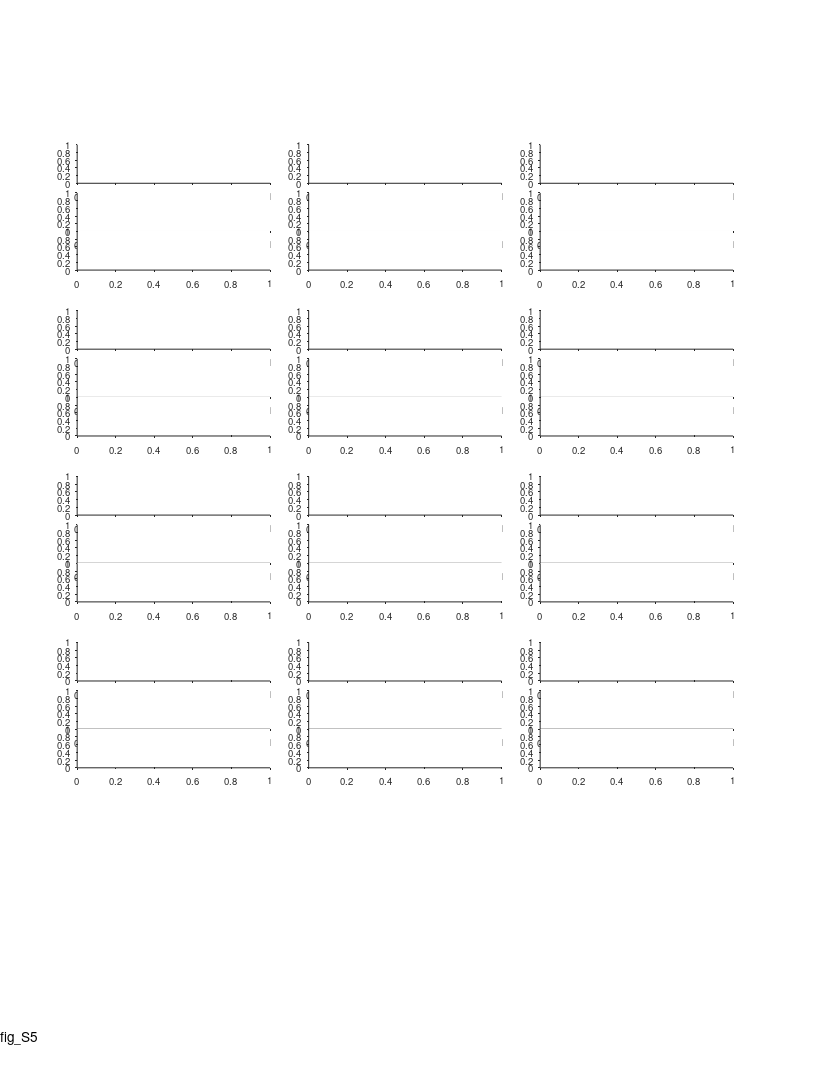

This figure's MATLAB source: (Note: this script raises an error after producing the figure.)
%% Large Scale - Fig. S6 - many FR maps examples

%%
clear 
clc
close all
clearvars -except grp data

%% params

order_feature = 'largest'; % our choice
% order_feature = 'mean';
% order_feature = 'median';
% order_feature = 'ratio';

% grp_type = 'mod';
grp_type = 'div';

grp = -13;

%% define output files
res_dir = 'L:\paper_figures';
mkdir(res_dir)
fig_name_str = 'fig_S5';
fig_caption_str = 'many FR map examples';
log_name_str = [fig_name_str '_log_file' '.txt'];
log_name_str = strrep(log_name_str , ':', '-');
log_name_str = strrep(log_name_str , ' ', '_');
log_name_out = fullfile(res_dir, log_name_str);

%% open log file
diary off
diary(log_name_out)
diary on
disp('Log file');
disp(['created: ', datestr(clock)]);
disp('======================================================');
disp([fig_name_str ': ' fig_caption_str]);
disp('======================================================');
disp('');

%% create figure
% =========================================================================
% figure_size_cm = [21.0 29.7]; % ~A4
figure_size_cm = [21.6 27.9]; % ~US letter
figure ;
% Some WYSIWYG options:
set(gcf,'DefaultAxesFontSize',7);
set(gcf,'DefaultAxesFontName','helvetica');
set(gcf,'DefaultAxesUnits','centimeters');
set(gcf,'PaperType','usletter')
% set(gcf,'PaperType','<custom>');
set(gcf,'PaperUnits','centimeters','PaperPosition',[0 0 figure_size_cm]);
set(gcf,'PaperOrientation','portrait');
set(gcf,'Units','centimeters','Position',get(gcf,'paperPosition')+[0 0 0 0]); % position on screen...
set(gcf, 'Renderer', 'painters');
set(groot, 'defaultAxesTickDir', 'out');
set(groot, 'defaultAxesTickDirMode', 'manual');
annotation('textbox', [0.5 1 0 0], 'String',fig_name_str, 'HorizontalAlignment','center','Interpreter','none', 'FitBoxToText','on');
pause(0.2); % workaround to solve matlab automatically changing the axes positions...

% create panels
% create panels
panel_size_raster = [5 1];
panel_size_FR_map = [5 1];
panel_pos = [2 8];
clear panels
for ii=1:3
    for jj=1:4
        offset_x = (ii-1)*6;
        offset_y = (jj-1)*4.3;
        offset = panel_pos + [offset_x offset_y];
        panels(ii,jj,1) = axes('position', [offset+[0 2.25] panel_size_FR_map]);
        panels(ii,jj,2) = axes('position', [offset+[0 1   ] panel_size_raster]);
        panels(ii,jj,3) = axes('position', [offset+[0 0   ] panel_size_raster]);
    end
end
panels = panels(:,end:-1:1,:);
panels = reshape(panels,[12 3]);
n_examples = 12;

%% load data
if ~exist('data','var')
    data = load('L:\processed_data_structs\cells_with_FE.mat');
end

%% arrange data
cells = data.cells;
signif = cat(1,cells.signif);
signif = arrayfun(@(x)(x.TF),signif);
signif = any(signif,2);
cells = cells(signif);

for ii_cell = 1:length(cells)
    cells(ii_cell).cell_num = cells(ii_cell).details.cell_num;
    cells(ii_cell).largest = cells(ii_cell).stats.all.field_largest;
    cells(ii_cell).smallest = cells(ii_cell).stats.all.field_smallest;
    cells(ii_cell).mean = cells(ii_cell).stats.all.field_size_mean;
    cells(ii_cell).median = cells(ii_cell).stats.all.field_size_mean;
    cells(ii_cell).ratio = cells(ii_cell).stats.all.field_ratio_LS;
    cells(ii_cell).nfields = cells(ii_cell).stats.all.field_num;
    if cells(ii_cell).nfields == 1
        cells(ii_cell).largest = cells(ii_cell).mean;
        cells(ii_cell).smallest = cells(ii_cell).mean;
        cells(ii_cell).ratio = 1;
    end
end

switch order_feature
    case 'mean'
        order_feature_values = [cells.mean];
    case 'median'
        order_feature_values = [cells.median];
    case 'largest'
        order_feature_values = [cells.largest];
    case 'ratio'
        order_feature_values = [cells.ratio];
end
% sort
[order_feature_values,sort_IX] = sort(order_feature_values);
cells = cells(sort_IX);
order_feature_IX = 1:length(cells);
n_grps = ceil(length(cells) / n_examples);
switch grp_type
    case 'mod'
        grps = mod(order_feature_IX,n_grps);
    case 'div'
        grps = ceil(order_feature_IX./n_examples);
end
[cells.grp] = disperse(grps);
[cells.order_feature_IX] = disperse(order_feature_IX);
[cells.order_feature_value] = disperse(order_feature_values);
[cells.order_feature_prc] = disperse(100 * order_feature_IX / length(cells));

%% choices with nachum
% Cells selected together with Tamir (order according to mean field size: large  small):
% YES:  67, 85, 631, 582, 684, 162, 486, 58, 645, 
% YES-MAYBE: 72, 335, 658
% MAYBE:  323 (zoom on 1-m field), 578


%% choose 
Tamir_options = [478 52 85 527 578 514 623 684 66 645 298 178 113 486 447 285 462 274 67 231 694 582 72 682 631 658 188 176 474 323];
Tamir_options = sort(Tamir_options);
Nachum_Tamir_options_1 = [67, 85, 631, 582, 684, 162, 486, 58, 645, 72, 335, 658]; % 1 
Nachum_Tamir_options_2 = [67, 85, 631, 582, 684, 162, 486, 58, 645, 323, 578, 658]; % 2 - after Liora saw the examples
switch grp
    case -1
        IX = ismember([cells.cell_num], Tamir_options(1:9) );
        [cells(IX).grp] = disperse(repelem(grp,sum(IX)));
    case -2
        IX = ismember([cells.cell_num], Tamir_options(10:18) );
        [cells(IX).grp] = disperse(repelem(grp,sum(IX)));
    case -3
        IX = ismember([cells.cell_num], Tamir_options(19:27) );
        [cells(IX).grp] = disperse(repelem(grp,sum(IX)));
    case -4
        IX = ismember([cells.cell_num], Tamir_options(28:30) );
        [cells(IX).grp] = disperse(repelem(grp,sum(IX)));
    case -11
        IX = ismember([cells.cell_num], Nachum_Tamir_options_1(1:9) );
        [cells(IX).grp] = disperse(repelem(grp,sum(IX)));
    case -12
        IX = ismember([cells.cell_num], Nachum_Tamir_options_1(1:12) );
        [cells(IX).grp] = disperse(repelem(grp,sum(IX)));
    case -13
        IX = ismember([cells.cell_num], Nachum_Tamir_options_2(1:12) );
        [cells(IX).grp] = disperse(repelem(grp,sum(IX)));
end

cell_examples = cells([cells.grp] == grp);
cell_examples = flip(cell_examples);

%% make sure none of the chosen examples are from fig 2
fig_2_cell_examples = [433;  56;  51; 609; 419; 477;  57; 628; 337];
if grp<0
    fig_supp_cell_examples = [cell_examples.cell_num];
    is_duplicate = ismember(fig_supp_cell_examples, fig_2_cell_examples);
    if any(is_duplicate)
        duplicate_cell_num = fig_supp_cell_examples(is_duplicate)
        error('Same neuron as in Fig 2!!!!');
    end
    fig_supp_cell_examples
end

%% plot
prm = PARAMS_GetAll();
for ii_cell = 1:length(cell_examples)
    %%
    cell = cell_examples(ii_cell);
    c = prm.graphics.colors.flight_directions;
    
    % map
    axes(panels(ii_cell, 1));
    cla
    hold on
    maps=[cell.FR_map.all];
    x = maps(1).bin_centers;
    y = cat(1,maps.PSTH);
    m = round(max(y(:)));
    ylimits = [0 m+1];
    % low-speed area
    area_lowerval = ylimits(1) - 0.23*range(ylimits);
    area_upperval = ylimits(1) - 1e-2*range(ylimits);
    area([4 prm.fields.valid_speed_pos(1)]    , repelem(area_upperval,2), area_lowerval, 'FaceColor',0.7*[1 1 1],'EdgeColor','none','ShowBaseLine','off','Clipping','off');
    area([  prm.fields.valid_speed_pos(2) 194], repelem(area_upperval,2), area_lowerval, 'FaceColor',0.7*[1 1 1],'EdgeColor','none','ShowBaseLine','off','Clipping','off');
    h=plot(x,y);
    [h.Color] = disperse(c);
    box off
    hax=gca;
    hax.TickDir = 'out';
    hax.XTick = [];
    hax.YTick = [0 m];
    hax.YLim = ylimits;
    hax.XLim = [0 200];
    hax.YRuler.TickLabelGapOffset = -1;
    
    % fields (same axis)
    dir_offsets = [-0.1 -0.17]+0.015;
    for ii_dir=1:2
        fields = cell.fields{ii_dir};
        if isfield(fields,'in_low_speed_area')
            fields([fields.in_low_speed_area])=[];
        end
        for ii_field = 1:length(fields)
            
            [xaf,yaf] = ds2nfu(fields(ii_field).edges_prc, repelem(dir_offsets(ii_dir)*range(hax.YLim),2));
            annotation('line',xaf,yaf,'Linewidth', 2, 'Color', c{ii_dir});
        end
    end

    % cell details
    switch grp
        case -12
            cell_stats_str_pos_x = [0.63 0.45 0.20 0.59 0.40 0.38 0.35 0.45 0.35 0.65 0.20 0.55];
            cell_stats_str_pos_y = [1.28 1.15 1.15 1.35 1.15 1.15 1.15 1.15 1.15 1.15 1.15 1.15];
        case -13
            cell_stats_str_pos_x = [0.65    0.63 0.24 0.40 0.85 0.88 0.45 0.35 0.65   0.85   0.75 0.55];
            cell_stats_str_pos_y = [1.30    1.28 1.10 1.15 1.15 1.15 1.15 1.15 1.15   1.15   1.30 1.15];
    end
    cell_stats_str = {  sprintf('max=%.1fm', cell.stats.all.field_largest);...
                        sprintf('min=%.1fm', cell.stats.all.field_smallest);...
                        sprintf('ratio=%.1f', cell.stats.all.field_ratio_LS);...
                     };
    text(cell_stats_str_pos_x(ii_cell), cell_stats_str_pos_y(ii_cell)-0*0.23, cell_stats_str{1},...
        'Units','normalized','HorizontalAlignment','center','VerticalAlignment','Top','FontSize',6);
    text(cell_stats_str_pos_x(ii_cell), cell_stats_str_pos_y(ii_cell)-1*0.23, cell_stats_str{2},...
        'Units','normalized','HorizontalAlignment','center','VerticalAlignment','Top','FontSize',6);
    text(cell_stats_str_pos_x(ii_cell), cell_stats_str_pos_y(ii_cell)-2*0.23, cell_stats_str{3},...
        'Units','normalized','HorizontalAlignment','center','VerticalAlignment','Top','FontSize',6);
    text(0,1.25,sprintf('Cell %d',9+ii_cell),'FontSize',8,'Units','normalized','HorizontalAlignment','left');
    
% % % %     % cell details
% % % %     text(0,1.5,sprintf('cell %d',cell.details.cell_num),'FontSize',6,'Units','normalized','HorizontalAlignment','left');
% % % %     text(0,1.2,cell.details.cell_ID,'FontSize',5,'Units','normalized','HorizontalAlignment','left','Interpreter','none','Interpreter','none');
% % % %     text(1,1.5,sprintf('max/min/mean/median/ratio'),'FontSize',6,'Units','normalized','HorizontalAlignment','Right');
% % % %     text(1,1.2,sprintf('%.1f / %.1f / %.1f / %.1f / %.1f',...
% % % %                         cell.largest,...
% % % %                         cell.smallest,...
% % % %                         cell.mean,...
% % % %                         cell.median,...
% % % %                         cell.ratio),'FontSize',6,'Units','normalized','HorizontalAlignment','Right');
% % % %     text(1,1.0,sprintf('%d/%d=%.0f%%',cell.order_feature_IX, length(cells), cell.order_feature_prc),'FontSize',6,'Units','normalized','HorizontalAlignment','Right');
    
    % rasters
    FEs = [cell.FE];
    for ii_dir=1:2
        axes(panels(ii_cell, ii_dir+1));
        cla
        FE = FEs{ii_dir};
        x = [FE.spikes_pos];
        [FE.number2] = disperse(1:length(FE));
        y = arrayfun(@(FE)(FE.number2*ones(1,FE.num_spikes)),FE,'UniformOutput',0);
        y = [y{:}];
        plot(x,y,'.','Color',c{ii_dir},'MarkerSize',0.05);
        box off
        hax=gca;
        m = length(FE);
        hax.YTick = [1 m];
        hax.XLim = [0 200];
        hax.YLim = [0 m+1];
        hax.YRuler.TickLabelGapOffset = -1;
        switch ii_dir
            case 1
                hax.XTick = [];
                hax.YTickLabel = {'',num2str(m)};
            case 2
                hax.XTick = 0:50:200;
                hax.XRuler.TickLabelGapOffset = -2;
                hax.YTickLabel = {'1',num2str(m)};
                hax.TickDir = 'out';
        end
    end
    % fields num (here to be above the 
    for ii_dir=1:2
        fields = cell.fields{ii_dir};
        if isfield(fields,'in_low_speed_area')
            fields([fields.in_low_speed_area])=[];
        end
        dir_offsets =2.05+[0.18 0];
        text(1.05, dir_offsets(ii_dir), num2str(length(fields)), 'Units','normalized', 'Color', c{ii_dir},...
            'HorizontalAlignment','right', 'VerticalAlignment','middle','FontSize',6);
    end
end


%% add x/y labels for specific panels
for ii = [10 11 12]
    axes(panels(ii, 3));
    xlabel('Position (m)', 'Units','normalized','Position',[0.5 -0.35]);
end
for ii = [1 4 7 10]
    axes(panels(ii, 3));
%     ylabel('Time (min)',   'Units','normalized','Position',[-0.1 1]);
    ylabel('Flight no.',   'Units','normalized','Position',[-0.1 1]);
    axes(panels(ii, 1));
    ylabel({'Firing rate';'(Hz)'},   'Units','normalized','Position',[-0.07 0.42]);
end

%% add direction arrows
arrow_x = 0.1 +[0 0.05];
arrow_y = repelem(0.94,2);
clear h
h(1)=annotation('arrow',arrow_x,      arrow_y+0.008,  'Color', prm.graphics.colors.flight_directions{1});
h(2)=annotation('arrow',flip(arrow_x),arrow_y      ,  'Color', prm.graphics.colors.flight_directions{2});
[h.HeadWidth] = disperse([5 5]);
[h.HeadLength] = disperse([5 5]);

%%













%%
if 0
fig_details_str = {
    sprintf('order_feature: %s',order_feature)
    sprintf('grp_type: %s',grp_type)
    sprintf('grp: %d',grp)
    };
annotation('textbox', [0.2 0.4 0 0], 'String',fig_details_str, 'HorizontalAlignment','left','Interpreter','none', 'FitBoxToText','on');

fig_S6_cells_by_largest = [405 323 176 178 67 113 684 298 462 478 486 723 578 67 658 635 645 623];
fig_2_cell_examples_str = ...
    {'fig 2 cells:';...
    sprintf('%d, ',fig_2_cell_examples);...
    '';...
    'fig S6 chosen by largest:';...
    sprintf('%d, ',fig_S6_cells_by_largest(1:9));...
    sprintf('%d, ',fig_S6_cells_by_largest(10:18))};
annotation('textbox', [0.55 0.4 0 0], 'String',fig_2_cell_examples_str, 'HorizontalAlignment','left','Interpreter','none', 'FitBoxToText','on');
end

%% print/save the figure
fig_name_out = fullfile(res_dir, sprintf('%s_order_by_%s_grp_type_%s_grp_%d',...
    fig_name_str,...
    order_feature,...
    grp_type,...
    grp));
print(gcf, fig_name_out, '-dpdf', '-cmyk', '-painters');
% print(gcf, fig_name_out, '-dtiff', '-cmyk', '-painters');
% saveas(gcf , fig_name_out, 'fig');
disp('figure was successfully saved to pdf/tiff/fig formats');

